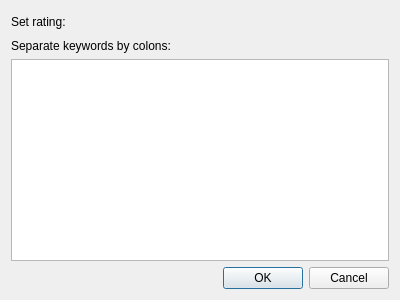
<?xml version="1.0" encoding="UTF-8"?>
<ui version="4.0">
 <class>IGisItemRate</class>
 <widget class="QDialog" name="IGisItemRate">
  <property name="geometry">
   <rect>
    <x>0</x>
    <y>0</y>
    <width>400</width>
    <height>300</height>
   </rect>
  </property>
  <property name="windowTitle">
   <string>Rating and tags...</string>
  </property>
  <layout class="QVBoxLayout" name="verticalLayout">
   <item>
    <layout class="QHBoxLayout" name="horizontalLayout">
     <item>
      <widget class="QLabel" name="ratingLabel">
       <property name="text">
        <string>Set rating:</string>
       </property>
      </widget>
     </item>
     <item>
      <widget class="QPushButton" name="pushButtonR1">
       <property name="styleSheet">
        <string notr="true">QPushButton:pressed { border:none;}</string>
       </property>
       <property name="text">
        <string/>
       </property>
       <property name="autoDefault">
        <bool>false</bool>
       </property>
       <property name="default">
        <bool>false</bool>
       </property>
       <property name="flat">
        <bool>true</bool>
       </property>
      </widget>
     </item>
     <item>
      <widget class="QPushButton" name="pushButtonR2">
       <property name="styleSheet">
        <string notr="true">QPushButton:pressed { border:none;}</string>
       </property>
       <property name="text">
        <string/>
       </property>
       <property name="autoDefault">
        <bool>false</bool>
       </property>
       <property name="default">
        <bool>false</bool>
       </property>
       <property name="flat">
        <bool>true</bool>
       </property>
      </widget>
     </item>
     <item>
      <widget class="QPushButton" name="pushButtonR3">
       <property name="styleSheet">
        <string notr="true">QPushButton:pressed { border:none;}</string>
       </property>
       <property name="text">
        <string/>
       </property>
       <property name="autoDefault">
        <bool>false</bool>
       </property>
       <property name="default">
        <bool>false</bool>
       </property>
       <property name="flat">
        <bool>true</bool>
       </property>
      </widget>
     </item>
     <item>
      <widget class="QPushButton" name="pushButtonR4">
       <property name="styleSheet">
        <string notr="true">QPushButton:pressed { border:none;}</string>
       </property>
       <property name="text">
        <string/>
       </property>
       <property name="autoDefault">
        <bool>false</bool>
       </property>
       <property name="default">
        <bool>false</bool>
       </property>
       <property name="flat">
        <bool>true</bool>
       </property>
      </widget>
     </item>
     <item>
      <widget class="QPushButton" name="pushButtonR5">
       <property name="styleSheet">
        <string notr="true">QPushButton:pressed { border:none;}</string>
       </property>
       <property name="text">
        <string/>
       </property>
       <property name="autoDefault">
        <bool>false</bool>
       </property>
       <property name="default">
        <bool>false</bool>
       </property>
       <property name="flat">
        <bool>true</bool>
       </property>
      </widget>
     </item>
     <item>
      <spacer name="horizontalSpacer">
       <property name="orientation">
        <enum>Qt::Horizontal</enum>
       </property>
       <property name="sizeHint" stdset="0">
        <size>
         <width>40</width>
         <height>20</height>
        </size>
       </property>
      </spacer>
     </item>
    </layout>
   </item>
   <item>
    <widget class="QLabel" name="keywordLabel">
     <property name="text">
      <string>Separate keywords by colons:</string>
     </property>
    </widget>
   </item>
   <item>
    <widget class="QPlainTextEdit" name="keywordPlainTextEdit"/>
   </item>
   <item>
    <widget class="QDialogButtonBox" name="buttonBox">
     <property name="orientation">
      <enum>Qt::Horizontal</enum>
     </property>
     <property name="standardButtons">
      <set>QDialogButtonBox::Cancel|QDialogButtonBox::Ok</set>
     </property>
    </widget>
   </item>
  </layout>
 </widget>
 <tabstops>
  <tabstop>keywordPlainTextEdit</tabstop>
  <tabstop>pushButtonR1</tabstop>
  <tabstop>pushButtonR2</tabstop>
  <tabstop>pushButtonR3</tabstop>
  <tabstop>pushButtonR4</tabstop>
  <tabstop>pushButtonR5</tabstop>
 </tabstops>
 <resources/>
 <connections>
  <connection>
   <sender>buttonBox</sender>
   <signal>accepted()</signal>
   <receiver>IGisItemRate</receiver>
   <slot>accept()</slot>
   <hints>
    <hint type="sourcelabel">
     <x>248</x>
     <y>254</y>
    </hint>
    <hint type="destinationlabel">
     <x>157</x>
     <y>274</y>
    </hint>
   </hints>
  </connection>
  <connection>
   <sender>buttonBox</sender>
   <signal>rejected()</signal>
   <receiver>IGisItemRate</receiver>
   <slot>reject()</slot>
   <hints>
    <hint type="sourcelabel">
     <x>316</x>
     <y>260</y>
    </hint>
    <hint type="destinationlabel">
     <x>286</x>
     <y>274</y>
    </hint>
   </hints>
  </connection>
 </connections>
</ui>
